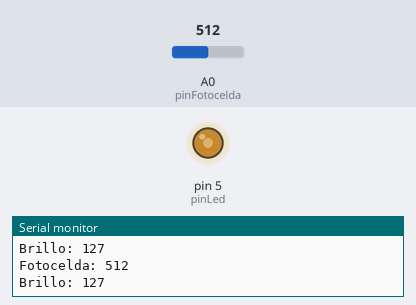
The sketch below on a simulated Arduino Uno, built with avr-gcc and run on an emulated ATmega328P. Parts: output pins drawn as LEDs (lit = HIGH), the last lines printed to the serial monitor. The inputs (shaded band) are chosen by the test bench; at power-on: A0 (pinFotocelda) = 512.

Above: at 1.2 s.
1.3 s: A0 (pinFotocelda) set to 716
At 2.5 s:
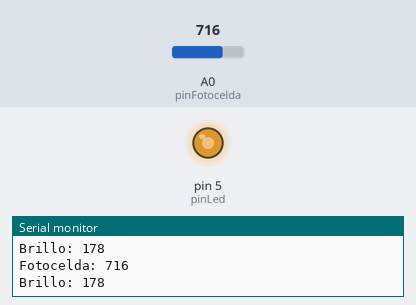
2.8 s: A0 (pinFotocelda) set to 900
At 4.0 s:
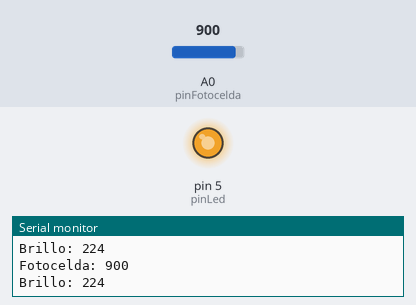
4.3 s: A0 (pinFotocelda) set to 122
At 5.5 s:
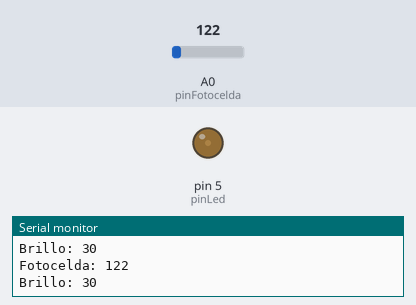
5.8 s: A0 (pinFotocelda) set to 90
At 7.0 s:
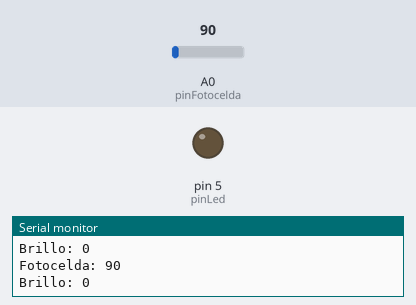
7.3 s: A0 (pinFotocelda) set to 511
At 8.5 s:
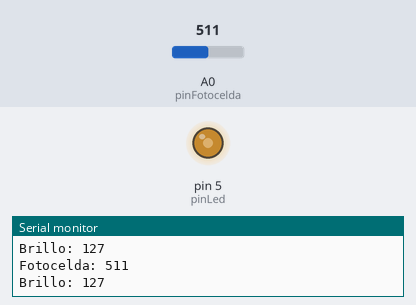
8.8 s: A0 (pinFotocelda) set to 414
At 10.1 s:
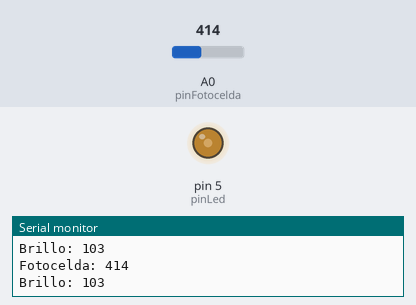
11.8 s: A0 (pinFotocelda) set to 391
Timing chart, 0 to 14.8 s (numbered marks = the images above; inputs shaded):
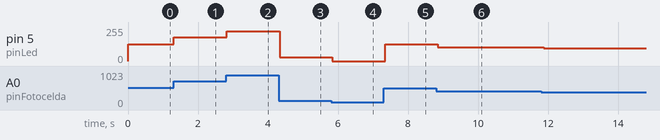

Measured:
- after the input at 1.3 s, pin 5 (pinLed): 127/255 → 178/255 at once
- after the input at 2.8 s, pin 5 (pinLed): 178/255 → 224/255 at once
- after the input at 4.3 s, pin 5 (pinLed): 224/255 → 30/255 at once
- after the input at 5.8 s, pin 5 (pinLed): 30/255 → 0/255 at once
- after the input at 7.3 s, pin 5 (pinLed): 0/255 → 127/255 after 0.05 s
- after the input at 8.8 s, pin 5 (pinLed): 127/255 → 103/255 after 0.06 s
- after the input at 11.8 s, pin 5 (pinLed): 103/255 → 97/255 after 0.08 s

The sketch:

s_3_Fotocelda.ino
```cpp
const int pinFotocelda = A0;
const int pinLed = 5;


void setup() {

  pinMode(pinLed, OUTPUT);
  Serial.begin(9600);

}

void loop() {

  int fotocelda = analogRead(pinFotocelda);
  int brillo = map(fotocelda, 0, 1023, 0, 255);

  if(fotocelda > 100){
    analogWrite(pinLed,brillo);
  }else{
    brillo = 0;
    analogWrite(pinLed, brillo);
  }


  Serial.print("Fotocelda: ");
  Serial.println(fotocelda);
  Serial.print("Brillo: ");
  Serial.println(brillo);

  delay(100);


}
```
